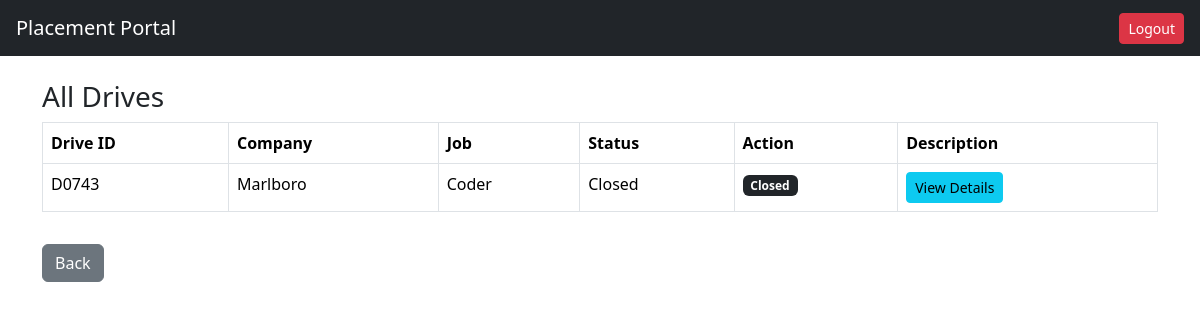
Before: /admin/drives (signed in) with the older database file.
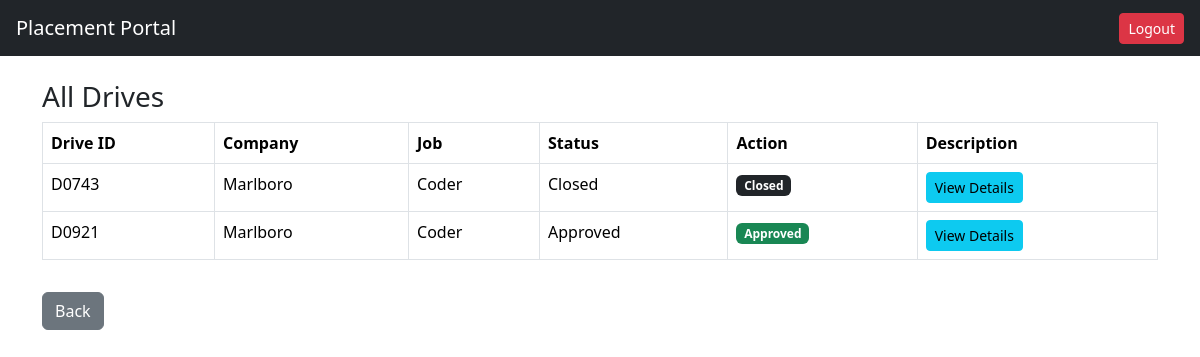
After: the same page with the newer database file.
### tables this page shows
CREATE TABLE drive(
        id INTEGER PRIMARY KEY AUTOINCREMENT,
        drive_uid TEXT UNIQUE,
        company_id INTEGER,
        job_title TEXT,
        job_description TEXT,
        eligibility TEXT,
        deadline TEXT,
        status TEXT DEFAULT 'Pending'
    );

CREATE TABLE company(
        id INTEGER PRIMARY KEY AUTOINCREMENT,
        company_uid TEXT UNIQUE,
        company_name TEXT,
        hr_contact TEXT,
        email TEXT UNIQUE,
        password TEXT,
        website TEXT,
        approval_status TEXT DEFAULT 'Pending',
        is_active INTEGER DEFAULT 1
    );

### app.py (the view)
@app.route("/admin/drives")
def admin_drives():
    if session.get("role") != "admin":
        return redirect("/")
    conn = get_connection()
    drives = drives = conn.execute("""
SELECT
drive.id,
drive.drive_uid,
company.company_name,
drive.job_title,
drive.status
FROM drive
JOIN company ON drive.company_id = company.id
""").fetchall()
    return render_template("admin_drives.html", drives=drives)

### models.py (called while the page is built)
def get_connection():
    conn = sqlite3.connect(DATABASE)
    conn.row_factory = sqlite3.Row
    return conn

### templates/admin_drives.html
{% extends "base.html" %}
{% block content %}
<h3>All Drives</h3>
<table class="table table-bordered">
<tr>
<th>Drive ID</th>
<th>Company</th>
<th>Job</th>
<th>Status</th>
<th>Action</th>
<th>Description</th>
</tr>
{% for d in drives %}
<tr>
<td>{{ d.drive_uid }}</td>
<td>{{ d.company_name }}</td>
<td>{{ d.job_title }}</td>
<td>{{ d.status }}</td>
<td>
{% if d.status == "Pending" %}
<a href="/admin/approve_drive/{{ d.id }}"
class="btn btn-success btn-sm">
Approve
</a>
<a href="/admin/reject_drive/{{ d.id }}"
class="btn btn-danger btn-sm">
Reject
</a>
{% elif d.status == "Approved" %}
<span class="badge bg-success">
Approved
</span>
{% elif d.status == "Closed" %}
<span class="badge bg-dark">
Closed
</span>
{% endif %}
</td>
<td>
<a href="/admin/drive/{{ d.id }}" class="btn btn-info btn-sm">
View Details
</a>
</td>
</tr>
{% endfor %}
</table>
<a href="/admin" class="btn btn-secondary mt-3">
Back
</a>
{% endblock %}

Changed rows visible on the page:
added drive: drive_uid "D0921", company_name "Marlboro", job_title "Coder", status "Approved"
